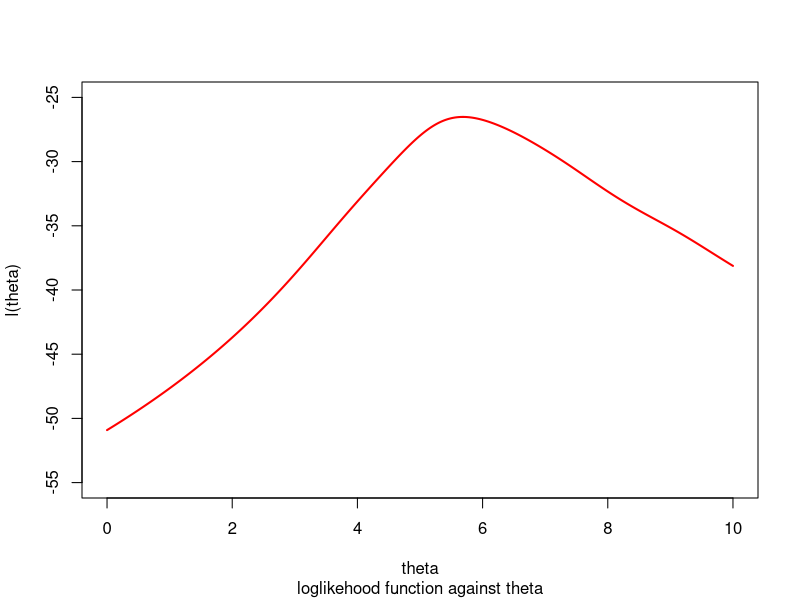

Generate this figure with R:
## ---- chunk 1

set.seed(20180909)
X <- rcauchy(10, location = 5, scale =1 )
n <- 10


l <- function(x, theta, n){
  - n*log(pi, base = exp(1)) - sum(log(1 + (theta - x)^2, base = exp(1)))
}


theta <- seq(0, 10, 0.1)
L <- numeric(0)
for (i in 1: length(theta)){
   L[i] <- l(X,theta[i],10)
}
 sp=spline(theta,L,n=1000)
 plot(sp,col="red",type="l",xlim=c(0,10),ylim=c(-55,-25),lwd=2,xlab="theta",ylab="l(theta)",sub="loglikehood function against theta",col.main="green",font.main=2)
 
## ---- chunk 2
l1 <- function(x, theta, n){
  -2*sum((theta-x)/(1 + (theta - x)^2))   
}
l2 <- function(x,theta,n){
  -2*sum((1- (theta-x)^2)/(((1 + (theta - x)^2))^2))   
}
Newton.Method <- function(y,f,f1){
   y0 <- y
   for(i in 1:100){
    y1 <- y0 - f(X,y0,10)/f1(X,y0,10)
    if(abs(y1-y0)<0.0001) 
      break
    y0 <- y1
   }
   return(data.frame(init=y,root=y1,iter=i))
}
## ---- chunk 3
newton1 <- rbind(
 Newton.Method(20 ,l1,l2)
,Newton.Method(19.5,l1,l2)
,Newton.Method(19.0,l1,l2)
,Newton.Method(18.5,l1,l2)
,Newton.Method(18.0,l1,l2)
,Newton.Method(17.5,l1,l2)
,Newton.Method(17.0 ,l1,l2)
,Newton.Method(16.5,l1,l2)
,Newton.Method(16.0,l1,l2)
,Newton.Method(15.5,l1,l2)
,Newton.Method(15.0,l1,l2)
,Newton.Method(14.5,l1,l2)
,Newton.Method(14.0 ,l1,l2)
,Newton.Method(13.5,l1,l2)
,Newton.Method(13.0,l1,l2)
,Newton.Method(12.5,l1,l2)
,Newton.Method(12.0,l1,l2)
,Newton.Method(11.5,l1,l2)
,Newton.Method(11.0,l1,l2)
,Newton.Method(10.5,l1,l2)
,Newton.Method(10 ,l1,l2)
,Newton.Method(9.5,l1,l2)
,Newton.Method(9.0,l1,l2)
,Newton.Method(8.5,l1,l2)
,Newton.Method(8.0,l1,l2)
,Newton.Method(7.5,l1,l2)
,Newton.Method(7.0,l1,l2)
,Newton.Method(6.5,l1,l2)
,Newton.Method(6.0,l1,l2)
,Newton.Method(5.5,l1,l2)
,Newton.Method(5.0,l1,l2)
,Newton.Method(4.5,l1,l2)
,Newton.Method(4.0,l1,l2)
,Newton.Method(3.5,l1,l2)
,Newton.Method(3.0,l1,l2)
,Newton.Method(2.5,l1,l2)
,Newton.Method(2.0,l1,l2)
,Newton.Method(1.5,l1,l2)
,Newton.Method(1.0,l1,l2)
,Newton.Method(0.5,l1,l2)
,Newton.Method(   0,l1,l2)
,Newton.Method(-0.5,l1,l2)
,Newton.Method(-1.0,l1,l2)
,Newton.Method(-1.5,l1,l2)
,Newton.Method(-2.0,l1,l2)
,Newton.Method(-2.5,l1,l2)
,Newton.Method(-3.0,l1,l2)
,Newton.Method(-3.5,l1,l2)
,Newton.Method(-4.0,l1,l2)
,Newton.Method(-4.5,l1,l2)
,Newton.Method(-5.0,l1,l2)
,Newton.Method(-5.5,l1,l2)
,Newton.Method(-6.0,l1,l2)
,Newton.Method(-6.5,l1,l2)
,Newton.Method(-7.0,l1,l2)
,Newton.Method(-7.5,l1,l2)
,Newton.Method(-8.0,l1,l2)
,Newton.Method(-8.5,l1,l2)
,Newton.Method(-9.0,l1,l2)
,Newton.Method(-9.5,l1,l2)
,Newton.Method(-10 ,l1,l2)
)

library(knitr)
library(kableExtra)
kable(newton1,caption = "Root in Newton Method" ) %>%
  kable_styling(bootstrap_options = "striped", full_width = F)


## ---- chunk 4

Fixed.Point <- function(x,f1,alpha){
  x0 <- x
  for(i in 1:1000){
    x1 <- alpha*f1(X,x0,10)+ x0
    if(abs(x1-x0)<0.0001) 
      break
    x0 <- x1
  }
  return(data.frame(ini=x,root=x1,iter=i))
}
## ---- chunk 5
alpha1 <- rbind(
 Fixed.Point(20  ,l1,1)
,Fixed.Point(19.5,l1,1)
,Fixed.Point(19.0,l1,1)
,Fixed.Point(18.5,l1,1)
,Fixed.Point(18.0,l1,1)
,Fixed.Point(17.5,l1,1)
,Fixed.Point(17.0,l1,1)
,Fixed.Point(16.5,l1,1)
,Fixed.Point(16.0,l1,1)
,Fixed.Point(15.5,l1,1)
,Fixed.Point(15.0,l1,1)
,Fixed.Point(14.5,l1,1)
,Fixed.Point(14.0,l1,1)
,Fixed.Point(13.5,l1,1)
,Fixed.Point(13.0,l1,1)
,Fixed.Point(12.5,l1,1)
,Fixed.Point(12.0,l1,1)
,Fixed.Point(11.5,l1,1)
,Fixed.Point(11.0,l1,1)
,Fixed.Point(10.5,l1,1)
,Fixed.Point(10 ,l1,1)
,Fixed.Point(9.5,l1,1)
,Fixed.Point(9.0,l1,1)
,Fixed.Point(8.5,l1,1)
,Fixed.Point(8.0,l1,1)
,Fixed.Point(7.5,l1,1)
,Fixed.Point(7.0,l1,1)
,Fixed.Point(6.5,l1,1)
,Fixed.Point(6.0,l1,1)
,Fixed.Point(5.5,l1,1)
,Fixed.Point(5.0,l1,1)
,Fixed.Point(4.5,l1,1)
,Fixed.Point(4.0,l1,1)
,Fixed.Point(3.5,l1,1)
,Fixed.Point(3.0,l1,1)
,Fixed.Point(2.5,l1,1)
,Fixed.Point(2.0,l1,1)
,Fixed.Point(1.5,l1,1)
,Fixed.Point(1.0,l1,1)
,Fixed.Point(0.5,l1,1)
,Fixed.Point(   0,l1,1)
,Fixed.Point(-0.5,l1,1)
,Fixed.Point(-1.0,l1,1)
,Fixed.Point(-1.5,l1,1)
,Fixed.Point(-2.0,l1,1)
,Fixed.Point(-2.5,l1,1)
,Fixed.Point(-3.0,l1,1)
,Fixed.Point(-3.5,l1,1)
,Fixed.Point(-4.0,l1,1)
,Fixed.Point(-4.5,l1,1)
,Fixed.Point(-5.0,l1,1)
,Fixed.Point(-5.5,l1,1)
,Fixed.Point(-6.0,l1,1)
,Fixed.Point(-6.5,l1,1)
,Fixed.Point(-7.0,l1,1)
,Fixed.Point(-7.5,l1,1)
,Fixed.Point(-8.0,l1,1)
,Fixed.Point(-8.5,l1,1)
,Fixed.Point(-9.0,l1,1)
,Fixed.Point(-9.5,l1,1)
,Fixed.Point(-10 ,l1,1)
)

library(knitr)
library(kableExtra)
kable(alpha1,caption = "Root| alpha = 1" ) %>%
  kable_styling(bootstrap_options = "striped", full_width = F)
## ---- chunk 6
alpha2 <- rbind(
 Fixed.Point(20  ,l1,0.64)
,Fixed.Point(19.5,l1,0.64)
,Fixed.Point(19.0,l1,0.64)
,Fixed.Point(18.5,l1,0.64)
,Fixed.Point(18.0,l1,0.64)
,Fixed.Point(17.5,l1,0.64)
,Fixed.Point(17.0,l1,0.64)
,Fixed.Point(16.5,l1,0.64)
,Fixed.Point(16.0,l1,0.64)
,Fixed.Point(15.5,l1,0.64)
,Fixed.Point(15.0,l1,0.64)
,Fixed.Point(14.5,l1,0.64)
,Fixed.Point(14.0,l1,0.64)
,Fixed.Point(13.5,l1,0.64)
,Fixed.Point(13.0,l1,0.64)
,Fixed.Point(12.5,l1,0.64)
,Fixed.Point(12.0,l1,0.64)
,Fixed.Point(11.5,l1,0.64)
,Fixed.Point(11.0,l1,0.64)
,Fixed.Point(10.5,l1,0.64)
,Fixed.Point(10 ,l1,0.64)
,Fixed.Point(9.5,l1,0.64)
,Fixed.Point(9.0,l1,0.64)
,Fixed.Point(8.5,l1,0.64)
,Fixed.Point(8.0,l1,0.64)
,Fixed.Point(7.5,l1,0.64)
,Fixed.Point(7.0,l1,0.64)
,Fixed.Point(6.5,l1,0.64)
,Fixed.Point(6.0,l1,0.64)
,Fixed.Point(5.5,l1,0.64)
,Fixed.Point(5.0,l1,0.64)
,Fixed.Point(4.5,l1,0.64)
,Fixed.Point(4.0,l1,0.64)
,Fixed.Point(3.5,l1,0.64)
,Fixed.Point(3.0,l1,0.64)
,Fixed.Point(2.5,l1,0.64)
,Fixed.Point(2.0,l1,0.64)
,Fixed.Point(1.5,l1,0.64)
,Fixed.Point(1.0,l1,0.64)
,Fixed.Point(0.5,l1,0.64)
,Fixed.Point(   0,l1,0.64)
,Fixed.Point(-0.5,l1,0.64)
,Fixed.Point(-1.0,l1,0.64)
,Fixed.Point(-1.5,l1,0.64)
,Fixed.Point(-2.0,l1,0.64)
,Fixed.Point(-2.5,l1,0.64)
,Fixed.Point(-3.0,l1,0.64)
,Fixed.Point(-3.5,l1,0.64)
,Fixed.Point(-4.0,l1,0.64)
,Fixed.Point(-4.5,l1,0.64)
,Fixed.Point(-5.0,l1,0.64)
,Fixed.Point(-5.5,l1,0.64)
,Fixed.Point(-6.0,l1,0.64)
,Fixed.Point(-6.5,l1,0.64)
,Fixed.Point(-7.0,l1,0.64)
,Fixed.Point(-7.5,l1,0.64)
,Fixed.Point(-8.0,l1,0.64)
,Fixed.Point(-8.5,l1,0.64)
,Fixed.Point(-9.0,l1,0.64)
,Fixed.Point(-9.5,l1,0.64)
,Fixed.Point(-10 ,l1,0.64)
)
library(knitr)
library(kableExtra)
kable(alpha2,caption = "Root| alpha = 0.64" ) %>%
  kable_styling(bootstrap_options = "striped", full_width = F)
## ---- chunk 7
alpha3 <- rbind(
 Fixed.Point(20  ,l1,0.25)
,Fixed.Point(19.5,l1,0.25)
,Fixed.Point(19.0,l1,0.25)
,Fixed.Point(18.5,l1,0.25)
,Fixed.Point(18.0,l1,0.25)
,Fixed.Point(17.5,l1,0.25)
,Fixed.Point(17.0,l1,0.25)
,Fixed.Point(16.5,l1,0.25)
,Fixed.Point(16.0,l1,0.25)
,Fixed.Point(15.5,l1,0.25)
,Fixed.Point(15.0,l1,0.25)
,Fixed.Point(14.5,l1,0.25)
,Fixed.Point(14.0,l1,0.25)
,Fixed.Point(13.5,l1,0.25)
,Fixed.Point(13.0,l1,0.25)
,Fixed.Point(12.5,l1,0.25)
,Fixed.Point(12.0,l1,0.25)
,Fixed.Point(11.5,l1,0.25)
,Fixed.Point(11.0,l1,0.25)
,Fixed.Point(10.5,l1,0.25)
,Fixed.Point(10 ,l1,0.25)
,Fixed.Point(9.5,l1,0.25)
,Fixed.Point(9.0,l1,0.25)
,Fixed.Point(8.5,l1,0.25)
,Fixed.Point(8.0,l1,0.25)
,Fixed.Point(7.5,l1,0.25)
,Fixed.Point(7.0,l1,0.25)
,Fixed.Point(6.5,l1,0.25)
,Fixed.Point(6.0,l1,0.25)
,Fixed.Point(5.5,l1,0.25)
,Fixed.Point(5.0,l1,0.25)
,Fixed.Point(4.5,l1,0.25)
,Fixed.Point(4.0,l1,0.25)
,Fixed.Point(3.5,l1,0.25)
,Fixed.Point(3.0,l1,0.25)
,Fixed.Point(2.5,l1,0.25)
,Fixed.Point(2.0,l1,0.25)
,Fixed.Point(1.5,l1,0.25)
,Fixed.Point(1.0,l1,0.25)
,Fixed.Point(0.5,l1,0.25)
,Fixed.Point(   0,l1,0.25)
,Fixed.Point(-0.5,l1,0.25)
,Fixed.Point(-1.0,l1,0.25)
,Fixed.Point(-1.5,l1,0.25)
,Fixed.Point(-2.0,l1,0.25)
,Fixed.Point(-2.5,l1,0.25)
,Fixed.Point(-3.0,l1,0.25)
,Fixed.Point(-3.5,l1,0.25)
,Fixed.Point(-4.0,l1,0.25)
,Fixed.Point(-4.5,l1,0.25)
,Fixed.Point(-5.0,l1,0.25)
,Fixed.Point(-5.5,l1,0.25)
,Fixed.Point(-6.0,l1,0.25)
,Fixed.Point(-6.5,l1,0.25)
,Fixed.Point(-7.0,l1,0.25)
,Fixed.Point(-7.5,l1,0.25)
,Fixed.Point(-8.0,l1,0.25)
,Fixed.Point(-8.5,l1,0.25)
,Fixed.Point(-9.0,l1,0.25)
,Fixed.Point(-9.5,l1,0.25)
,Fixed.Point(-10 ,l1,0.25)
)
library(knitr)
library(kableExtra)
kable(alpha3,caption = "Root| alpha =0.25" ) %>%
  kable_styling(bootstrap_options = "striped", full_width = F)
## ---- chunk 8
In <- 5
fisher.scoring <- function(x,f1,In){
  x0 <- x
  for(i in 1:1000){
    x1 <- x0 + f1(X,x0,10)/In
    if(abs(x1-x0)<0.0001)
      break
    x0 <- x1
  }
  return(x1)
}

Newton.Method2 <- function(y,f,f1){
   y0 <- y
   for(i in 1:100){
    y1 <- y0 - f(X,y0,10)/f1(X,y0,10)
    if(abs(y1-y0)<0.0001) 
      break
    y0 <- y1
   }
  
   return(data.frame(resultOfFisher=y,iter=i,root=y1))
}

## ---- chunk 9
NM <- rbind(
 Newton.Method2(fisher.scoring(20  ,l1,5),l1,l2)    
,Newton.Method2(fisher.scoring(19.5,l1,5),l1,l2)    
,Newton.Method2(fisher.scoring(19.0,l1,5),l1,l2)    
,Newton.Method2(fisher.scoring(18.5,l1,5),l1,l2)    
,Newton.Method2(fisher.scoring(18.0,l1,5),l1,l2)    
,Newton.Method2(fisher.scoring(17.5,l1,5),l1,l2)    
,Newton.Method2(fisher.scoring(17.0,l1,5),l1,l2)    
,Newton.Method2(fisher.scoring(16.5,l1,5),l1,l2)    
,Newton.Method2(fisher.scoring(16.0,l1,5),l1,l2)    
,Newton.Method2(fisher.scoring(15.5,l1,5),l1,l2)    
,Newton.Method2(fisher.scoring(15.0,l1,5),l1,l2)    
,Newton.Method2(fisher.scoring(14.5,l1,5),l1,l2)    
,Newton.Method2(fisher.scoring(14.0,l1,5),l1,l2)    
,Newton.Method2(fisher.scoring(13.5,l1,5),l1,l2)    
,Newton.Method2(fisher.scoring(13.0,l1,5),l1,l2)    
,Newton.Method2(fisher.scoring(12.5,l1,5),l1,l2)    
,Newton.Method2(fisher.scoring(12.0,l1,5),l1,l2)    
,Newton.Method2(fisher.scoring(11.5,l1,5),l1,l2)    
,Newton.Method2(fisher.scoring(11.0,l1,5),l1,l2)    
,Newton.Method2(fisher.scoring(10.5,l1,5),l1,l2)  
,Newton.Method2(fisher.scoring(10,l1,5),l1,l2)    
,Newton.Method2(fisher.scoring(9.5,l1,5),l1,l2)    
,Newton.Method2(fisher.scoring(9.0,l1,5),l1,l2)    
,Newton.Method2(fisher.scoring(8.5,l1,5),l1,l2)    
,Newton.Method2(fisher.scoring(8.0,l1,5),l1,l2)    
,Newton.Method2(fisher.scoring(7.5,l1,5),l1,l2)    
,Newton.Method2(fisher.scoring(7.0,l1,5),l1,l2)    
,Newton.Method2(fisher.scoring(6.5,l1,5),l1,l2)    
,Newton.Method2(fisher.scoring(6.0,l1,5),l1,l2)    
,Newton.Method2(fisher.scoring(5.5,l1,5),l1,l2)    
,Newton.Method2(fisher.scoring(5.0,l1,5),l1,l2)    
,Newton.Method2(fisher.scoring(4.5,l1,5),l1,l2)    
,Newton.Method2(fisher.scoring(4.0,l1,5),l1,l2)    
,Newton.Method2(fisher.scoring(3.5,l1,5),l1,l2)    
,Newton.Method2(fisher.scoring(3.0,l1,5),l1,l2)    
,Newton.Method2(fisher.scoring(2.5,l1,5),l1,l2)    
,Newton.Method2(fisher.scoring(2.0,l1,5),l1,l2)    
,Newton.Method2(fisher.scoring(1.5,l1,5),l1,l2)    
,Newton.Method2(fisher.scoring(1.0,l1,5),l1,l2)    
,Newton.Method2(fisher.scoring(0.5,l1,5),l1,l2)    
,Newton.Method2(fisher.scoring(0,l1,5),l1,l2)   
,Newton.Method2(fisher.scoring(-0.5,l1,5),l1,l2)    
,Newton.Method2(fisher.scoring(-1.0,l1,5),l1,l2)    
,Newton.Method2(fisher.scoring(-1.5,l1,5),l1,l2)    
,Newton.Method2(fisher.scoring(-2.0,l1,5),l1,l2)    
,Newton.Method2(fisher.scoring(-2.5,l1,5),l1,l2)    
,Newton.Method2(fisher.scoring(-3.0,l1,5),l1,l2)    
,Newton.Method2(fisher.scoring(-3.5,l1,5),l1,l2)    
,Newton.Method2(fisher.scoring(-4.0,l1,5),l1,l2)    
,Newton.Method2(fisher.scoring(-4.5,l1,5),l1,l2)    
,Newton.Method2(fisher.scoring(-5.0,l1,5),l1,l2)    
,Newton.Method2(fisher.scoring(-5.5,l1,5),l1,l2)    
,Newton.Method2(fisher.scoring(-6.0,l1,5),l1,l2)    
,Newton.Method2(fisher.scoring(-6.5,l1,5),l1,l2)    
,Newton.Method2(fisher.scoring(-7.0,l1,5),l1,l2)    
,Newton.Method2(fisher.scoring(-7.5,l1,5),l1,l2)    
,Newton.Method2(fisher.scoring(-8.0,l1,5),l1,l2)    
,Newton.Method2(fisher.scoring(-8.5,l1,5),l1,l2)    
,Newton.Method2(fisher.scoring(-9.0,l1,5),l1,l2)    
,Newton.Method2(fisher.scoring(-9.5,l1,5),l1,l2)    
,Newton.Method2(fisher.scoring(-10 ,l1,5),l1,l2)    
)
library(knitr)
library(kableExtra)
kable(NM,caption = "Root of Fisher Scoring and Newton method" ) %>%
  kable_styling(bootstrap_options = "striped", full_width = F)
